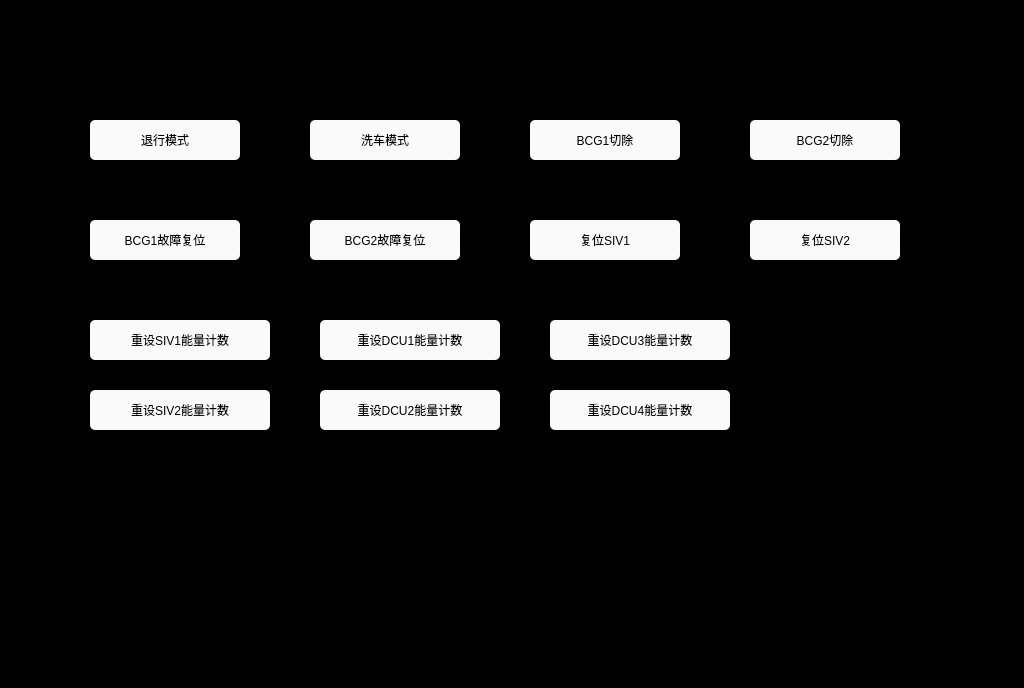
<?xml version="1.0" encoding="UTF-8"?>
<ui version="4.0">
 <class>CommandPage</class>
 <widget class="QWidget" name="CommandPage">
  <property name="geometry">
   <rect>
    <x>0</x>
    <y>0</y>
    <width>1024</width>
    <height>688</height>
   </rect>
  </property>
  <property name="windowTitle">
   <string>Form</string>
  </property>
  <property name="styleSheet">
   <string notr="true">QLabel
{
	color: white;

    border-color: gray;
	font: 20px, &quot;SimHei&quot;;	
}

QWidget
{
	background-color: black;
}

QPushButton
{
	font: 20px, &quot;SimHei&quot;;
    color: black;
	background-color: rgb(250, 250, 250);
	border-radius: 5px;
}</string>
  </property>
  <widget class="QPushButton" name="btn_LifeSignal">
   <property name="geometry">
    <rect>
     <x>90</x>
     <y>120</y>
     <width>150</width>
     <height>40</height>
    </rect>
   </property>
   <property name="text">
    <string>退行模式</string>
   </property>
  </widget>
  <widget class="QPushButton" name="btn_LifeSignal_2">
   <property name="geometry">
    <rect>
     <x>310</x>
     <y>120</y>
     <width>150</width>
     <height>40</height>
    </rect>
   </property>
   <property name="text">
    <string>洗车模式</string>
   </property>
  </widget>
  <widget class="QPushButton" name="btn_LifeSignal_3">
   <property name="geometry">
    <rect>
     <x>530</x>
     <y>120</y>
     <width>150</width>
     <height>40</height>
    </rect>
   </property>
   <property name="text">
    <string>BCG1切除</string>
   </property>
  </widget>
  <widget class="QPushButton" name="btn_LifeSignal_4">
   <property name="geometry">
    <rect>
     <x>750</x>
     <y>120</y>
     <width>150</width>
     <height>40</height>
    </rect>
   </property>
   <property name="text">
    <string>BCG2切除</string>
   </property>
  </widget>
  <widget class="QPushButton" name="btn_LifeSignal_5">
   <property name="geometry">
    <rect>
     <x>310</x>
     <y>220</y>
     <width>150</width>
     <height>40</height>
    </rect>
   </property>
   <property name="text">
    <string>BCG2故障复位</string>
   </property>
  </widget>
  <widget class="QPushButton" name="btn_LifeSignal_6">
   <property name="geometry">
    <rect>
     <x>90</x>
     <y>220</y>
     <width>150</width>
     <height>40</height>
    </rect>
   </property>
   <property name="text">
    <string>BCG1故障复位</string>
   </property>
  </widget>
  <widget class="QPushButton" name="btn_LifeSignal_7">
   <property name="geometry">
    <rect>
     <x>750</x>
     <y>220</y>
     <width>150</width>
     <height>40</height>
    </rect>
   </property>
   <property name="text">
    <string>复位SIV2</string>
   </property>
  </widget>
  <widget class="QPushButton" name="btn_LifeSignal_8">
   <property name="geometry">
    <rect>
     <x>530</x>
     <y>220</y>
     <width>150</width>
     <height>40</height>
    </rect>
   </property>
   <property name="text">
    <string>复位SIV1</string>
   </property>
  </widget>
  <widget class="QPushButton" name="btn_LifeSignal_9">
   <property name="geometry">
    <rect>
     <x>90</x>
     <y>320</y>
     <width>180</width>
     <height>40</height>
    </rect>
   </property>
   <property name="text">
    <string>重设SIV1能量计数</string>
   </property>
  </widget>
  <widget class="QPushButton" name="btn_LifeSignal_10">
   <property name="geometry">
    <rect>
     <x>90</x>
     <y>390</y>
     <width>180</width>
     <height>40</height>
    </rect>
   </property>
   <property name="text">
    <string>重设SIV2能量计数</string>
   </property>
  </widget>
  <widget class="QPushButton" name="btn_LifeSignal_11">
   <property name="geometry">
    <rect>
     <x>320</x>
     <y>390</y>
     <width>180</width>
     <height>40</height>
    </rect>
   </property>
   <property name="text">
    <string>重设DCU2能量计数</string>
   </property>
  </widget>
  <widget class="QPushButton" name="btn_LifeSignal_12">
   <property name="geometry">
    <rect>
     <x>320</x>
     <y>320</y>
     <width>180</width>
     <height>40</height>
    </rect>
   </property>
   <property name="text">
    <string>重设DCU1能量计数</string>
   </property>
  </widget>
  <widget class="QPushButton" name="btn_LifeSignal_13">
   <property name="geometry">
    <rect>
     <x>550</x>
     <y>320</y>
     <width>180</width>
     <height>40</height>
    </rect>
   </property>
   <property name="text">
    <string>重设DCU3能量计数</string>
   </property>
  </widget>
  <widget class="QPushButton" name="btn_LifeSignal_14">
   <property name="geometry">
    <rect>
     <x>550</x>
     <y>390</y>
     <width>180</width>
     <height>40</height>
    </rect>
   </property>
   <property name="text">
    <string>重设DCU4能量计数</string>
   </property>
  </widget>
 </widget>
 <resources/>
 <connections/>
</ui>
